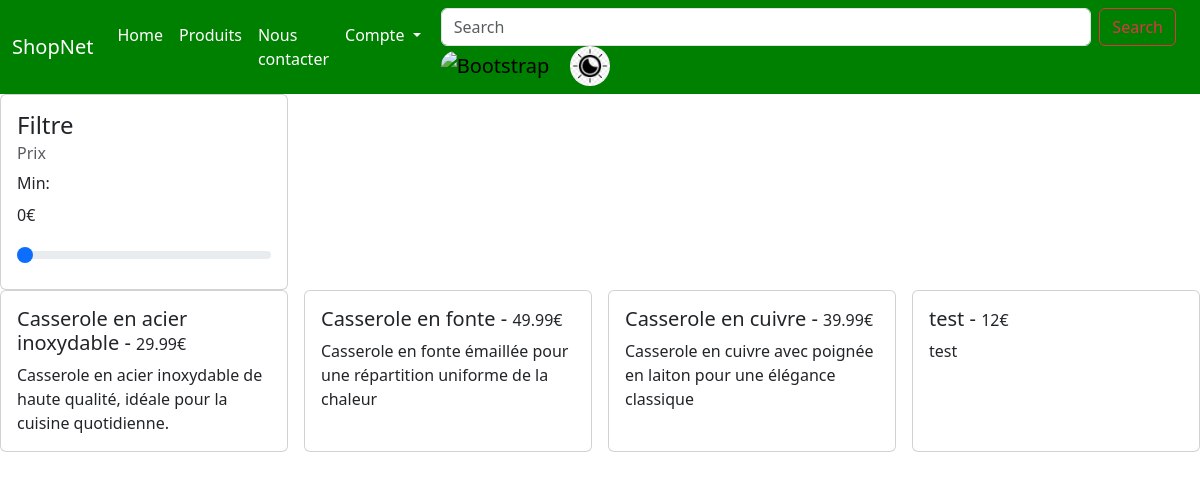
Page /produit.php on the committed database.
### tables this page shows
CREATE TABLE `produit` (
  `id` int NOT NULL,
  `nom` varchar(50) NOT NULL,
  `prix` varchar(50) NOT NULL,
  `id_utilisateur` int DEFAULT NULL,
  `description` varchar(255) DEFAULT NULL
);

### produit.php (the view, shortened to what this page needs)
<?php
$pdo = require_once 'db.php';
?>
<!DOCTYPE html>
<html lang="en">
<head>
    <?php require_once('Components/_head.php'); ?>
</head>
<body>
    <?php include('nav.php'); ?>
    <div class="card" style="width: 18rem;">
        <div class="card-body">
            <h4 class="card-title">Filtre</h4>
            <h6 class="card-subtitle mb-2 text-body-secondary">Prix</h6>
            <label for="minPrix" class="form-label">Min:</label> <p id="valueMin">0€</p>
            <input type="range" class="form-range" id="minPrix" min="0" value="0" max="1000" step="10">
        </div>
    </div>
    <div class="d-flex justify-content-between">
        <?php
        $selectProduct = $pdo->query('SELECT * FROM produit');
        $products = $selectProduct->fetchAll();
        foreach ($products as $product) { ?>
            <div class="card" style="width: 18rem;">
                <div class="card-body">
                    <h5 class="card-title"><?= $product['nom'] ?> - <span class="small"><?= $product['prix'] ?>€</span></h5>
                    <p class="card-text"><?= $product['description'] ?></p>
                </div>
            </div>
        <?php } ?>
    </div>
</body>
</html>

### Components/_head.php (shortened to what this page needs)
<link rel="stylesheet" href="assets/css/style.css">
<link href="https://cdn.jsdelivr.net/npm/bootstrap@5.3.2/dist/css/bootstrap.min.css" rel="stylesheet">

### nav.php (shortened to what this page needs)
<nav class="navbar navbar-expand-lg bg-body-tertiary" style="background-color: green !important;" id="barre">
  <div class="container-fluid">
    <a class="navbar-brand" href="index.php" style="color:white;">ShopNet</a>
    <div class="collapse navbar-collapse" id="navbarNavDropdown">
      <ul class="navbar-nav">
        <li class="nav-item">
          <a class="nav-link active" aria-current="page" href="index.php" style="color:white;">Home</a>
        </li>
        <li class="nav-item">
          <a class="nav-link" href="produit.php" style="color:white;">Produits</a>
        </li>
        <li class="nav-item">
          <a class="nav-link" href="#" style="color:white;">Nous contacter</a>
        </li>
        <?php if (!$_SESSION['name']) { ?>
          <li class="nav-item dropdown">
            <a class="nav-link dropdown-toggle" href="#" role="button" data-bs-toggle="dropdown" aria-expanded="false" style="color:white;">
              Compte
            </a>
          </li>
        <?php } ?>
      </ul>
      <div class="container w-100" id="search">
        <form class="d-flex" role="search" style="flex-grow: 1;flex-shrink: 1;">
          <input class="form-control me-2" type="search" placeholder="Search" aria-label="Search">
          <button class="btn btn-outline-danger" type="submit">Search</button>
        </form>
        <div id="boutton">
          <a class="navbar-brand" id="mode">
            <img src="img/drapeau-france-rond.jpg" alt="Bootstrap" width="40" height="40" style="border-radius: 20px;">
          </a>
          <a class="navbar-brand" onclick=darkmode()>
            <img src="img/pngtree-dark-mode-icon-light-png-clipart-png-image_3811921.jpg" alt="Bootstrap" width="40" height="40" style="border-radius: 20px;">
          </a>
        </div>
      </div>
    </div>
  </div>
</nav>

### assets/css/style.css (style rules this page uses)
:root { --font-family: 'Open Sans', sans-serif; --primary-color: #1A6240; --secondary-color: #D9D9D9; --font-bold: 700; --font-semibold: 600; --font-regular: 400; }
#search { width: 50%; height: 50%; border-radius: 20px; border: 0; }
html, body { height: 100%; margin: 0; padding: 0; }
.small { font-size: 16px !important; }

### rows in the picture
produit: nom "Casserole en acier inoxydable", prix "29.99", description "Casserole en acier inoxydable de haute qualité, idéale pour la cuisine quotidienne."
produit: nom "Casserole en fonte", prix "49.99", description "Casserole en fonte émaillée pour une répartition uniforme de la chaleur"
produit: nom "Casserole en cuivre", prix "39.99", description "Casserole en cuivre avec poignée en laiton pour une élégance classique"
produit: nom "test", prix "12", description "test"
